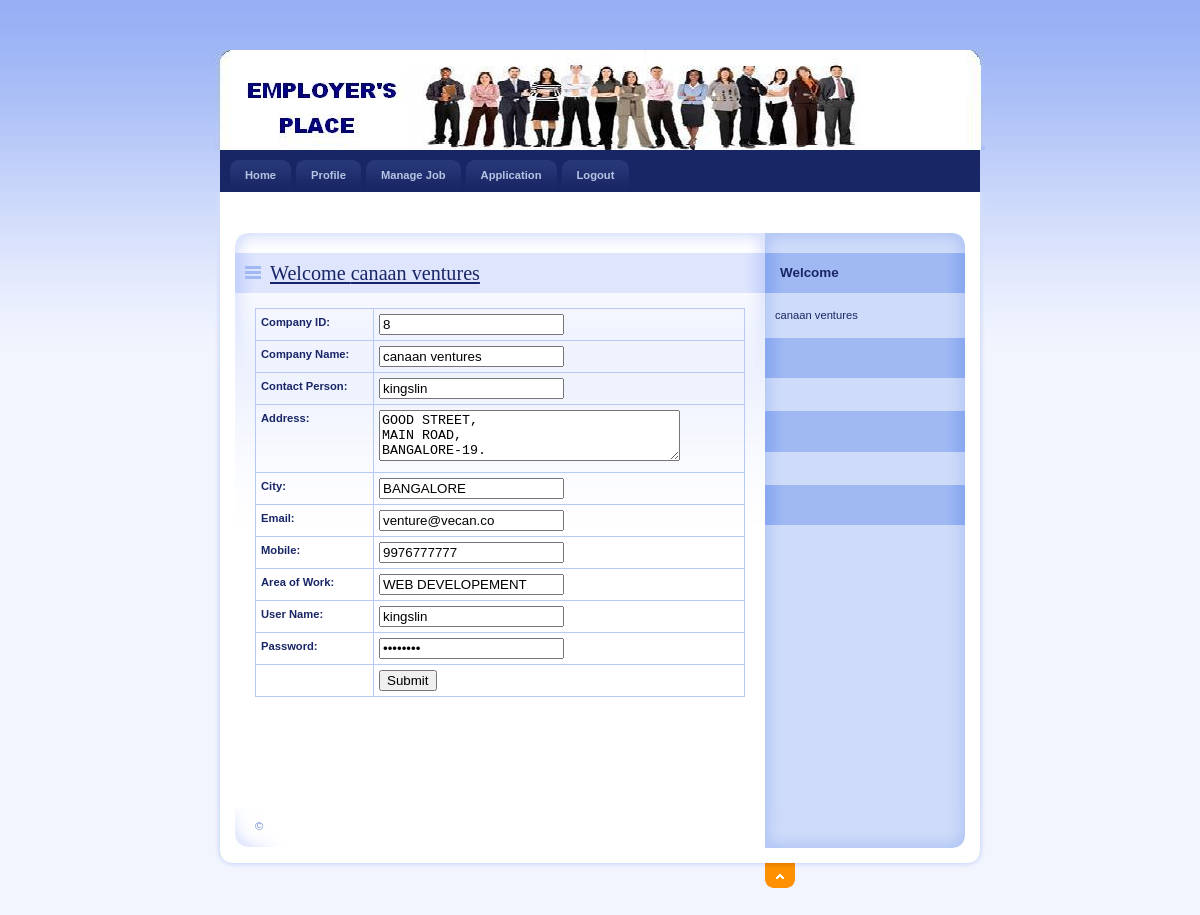
The app's page /Employer/EditProfile.php (signed in) with its own data.
### tables this page shows
CREATE TABLE `employer_reg` (
  `EmployerId` int(11) NOT NULL,
  `CompanyName` varchar(20) NOT NULL,
  `ContactPerson` varchar(20) NOT NULL,
  `Address` varchar(100) NOT NULL,
  `City` varchar(20) NOT NULL,
  `Email` varchar(40) NOT NULL,
  `Mobile` bigint(20) NOT NULL,
  `Area_Work` varchar(40) NOT NULL,
  `Status` varchar(10) NOT NULL,
  `UserName` varchar(20) NOT NULL,
  `Password` varchar(20) NOT NULL,
  `Question` varchar(100) NOT NULL,
  `Answer` varchar(50) NOT NULL
);

### Employer/EditProfile.php (the view, shortened to what this page needs)
<!DOCTYPE html PUBLIC "-//W3C//DTD XHTML 1.0 Strict//EN" "http://www.w3.org/TR/xhtml1/DTD/xhtml1-strict.dtd">
<html xmlns="http://www.w3.org/1999/xhtml" xml:lang="cs" lang="cs">
<head>
    <link rel="stylesheet" media="screen,projection" type="text/css" href="./css/main.css" />
    <link rel="stylesheet" media="print" type="text/css" href="./css/print.css" />
    <link rel="stylesheet" media="aural" type="text/css" href="./css/aural.css" />
    <link href="../SpryAssets/SpryValidationTextField.css" rel="stylesheet" type="text/css" />
    <link href="../SpryAssets/SpryValidationTextarea.css" rel="stylesheet" type="text/css" />
</head>
<body id="www-url-cz">
<div id="main" class="box">
<?php
include "Header.php"
?>
<?php
include "menu.php"
?>
    <div id="page" class="box">
    <div id="page-in" class="box">
        <div id="strip" class="box noprint">
            <p id="breadcrumbs">&nbsp;</p>
        </div>
        <div id="content">
            <div class="article">
                <h2><span><a href="#">Welcome <?php echo $_SESSION['Name'];?></a></span></h2>
               <?php
$ID=$_SESSION['ID'];
$con = mysql_connect("localhost","root");
$sql = "select * from Employer_Reg where EmployerId ='".$ID."'  ";
$result = mysql_query($sql,$con);
$row = mysql_fetch_array($result)
?>
<form method="post" action="UpdateProfile.php">
                <table width="100%" border="1" cellspacing="2" cellpadding="2">
                  <tr>
                    <td><strong>Company ID:</strong></td>
                    <td><span id="sprytextfield1">
                      <label>
                      <input name="txtId" type="text" id="txtId" value="<?php echo $row['EmployerId'];?>" />
                      </label>
                    <span class="textfieldRequiredMsg">A value is required.</span></span></td>
                  </tr>
                  <tr>
                    <td><strong>Company Name:</strong></td>
                    <td><span id="sprytextfield2">
                      <label>
                      <input name="txtName" type="text" id="txtName" value="<?php echo $row['CompanyName'];?>" />
                      </label>
                    <span class="textfieldRequiredMsg">A value is required.</span></span></td>
                  </tr>
                  <tr>
                    <td><strong>Contact Person:</strong></td>
                    <td><span id="sprytextfield3">
                      <label>
                      <input name="txtContact" type="text" id="txtContact" value="<?php echo $row['ContactPerson'];?>" />
                      </label>
                    <span class="textfieldRequiredMsg">A value is required.</span></span></td>
                  </tr>
                  <tr>
                    <td><strong>Address:</strong></td>
                    <td><span id="sprytextarea1">
                      <label>
                      <textarea name="txtAddress" id="txtAddress" cols="35" rows="3"><?php echo $row['Address'];?></textarea>
                      </label>
                    <span class="textareaRequiredMsg">A value is required.</span></span></td>
                  </tr>
                  <tr>
                    <td><strong>City:</strong></td>
                    <td><span id="sprytextfield4">
                      <label>
                      <input name="txtCity" type="text" id="txtCity" value="<?php echo $row['City'];?>" />
                      </label>
                    <span class="textfieldRequiredMsg">A value is required.</span></span></td>
                  </tr>
                  <tr>
                    <td><strong>Email:</strong></td>
                    <td><span id="sprytextfield5">
                      <label>
                      <input name="txtEmail" type="text" id="txtEmail" value="<?php echo $row['Email'];?>" />
                      </label>
                    <span class="textfieldRequiredMsg">A value is required.</span></span></td>
                  </tr>
                  <tr>
                    <td><strong>Mobile:</strong></td>
                    <td><span id="sprytextfield6">
                      <label>
                      <input name="txtMobile" type="text" id="txtMobile" value="<?php echo $row['Mobile'];?>" />
                      </label>
                    <span class="textfieldRequiredMsg">A value is required.</span></span></td>
                  </tr>
                  <tr>
                    <td><strong>Area of Work:</strong></td>
                    <td><span id="sprytextfield7">
                      <label>
                      <input name="txtArea" type="text" id="txtArea" value="<?php echo $row['Area_Work'];?>" />
                      </label>
                    <span class="textfieldRequiredMsg">A value is required.</span></span></td>
                  </tr>
                  <tr>
                    <td><strong>User Name:</strong></td>
                    <td><span id="sprytextfield8">
                      <label>
                      <input name="txtUser" type="text" id="txtUser" value="<?php echo $row['UserName'];?>" />
                      </label>
                    <span class="textfieldRequiredMsg">A value is required.</span></span></td>
                  </tr>
                  <tr>
                    <td><strong>Password:</strong></td>
                    <td><span id="sprytextfield9">
                      <label>
                      <input name="txtPassword" type="password" id="txtPassword" value="<?php echo $row['Password'];?>" />
                      </label>
                    <span class="textfieldRequiredMsg">A value is required.</span></span></td>
                  </tr>
                  <tr>
                    <td>&nbsp;</td>
                    <td><label>
                      <input type="submit" name="button" id="button" value="Submit" />
                    </label></td>
                  </tr>
                </table>
</form>
              <p>&nbsp;</p>
                <p class="btn-more box noprint">&nbsp;</p>
          </div>
        </div>
<?php
include "right.php"
?>
    </div>
    </div>
<?php
include "footer.php"
?>
</div>
</body>
</html>

### Employer/css/main.css (style rules this page uses)
* { min-height:1px; }
body { border:0; margin:0; padding:0; background:#F2F5FE url("../design/bg.gif") 0 0 repeat-x; font:70%/160% "verdana",sans-serif; color:#192666; _text-align:center; }
a { color:#192666; }
p { border:0; margin:15px 0; padding:0; }
div { display:block; border:0; margin:0; padding:0; }
h1, h2, h3, h4, h5 { border:0; margin:15px 0 10px 0; padding:0; font-weight:bold; }
h2 { font-size:180%; line-height:100%; font-family:"georgia",serif; font-weight:normal; }
table { display:table; border-collapse:collapse; margin:15px 0; padding:0; border:1px solid #B7CAF6; font-size:100%; }
tr { display:table-row; }
th, td { display: table-cell; border:1px solid #B7CAF6; margin:0; padding:5px; vertical-align:top; text-align:left; }
form { border:0; margin:0; padding:0; }
a, img, span { border:0; margin:0; padding:0; }
strong, .strong { font-weight:bold; }
.box { min-height:1px; _height:1px; }
.box:after { content:"."; display:block; line-height:0px; font-size:0px; visibility:hidden; clear:both; }
#main { width:770px; margin:50px auto 0 auto; _text-align:left; }
#page { width:770px; min-height:1px; background:#FFF url("../design/bg_page.gif") 0 0 repeat-y; _height:1px; }
#page-in { min-height:1px; padding:10px 0; background:url("../design/bg_page_in.jpg") 0 0 no-repeat; _height:1px; }
#strip { position:relative; clear:both; padding:3px 20px 10px 20px; color:#6182D1; }
#strip p { margin:0; }
#strip #breadcrumbs { width:520px; margin:0; padding:0; }
#content { float:left; width:530px; _width:550px; margin:0; padding:0 0 0 20px; }
#content .article { clear:both; margin:0; padding:20px; background:url("../design/content_article_bg.jpg") 0 0 no-repeat; }
#content .article h2 { margin:0 -20px; padding:10px; background:#DEE5FD url("../design/content_title_bg.gif") 0 0 repeat-y; color:#192666; }
#content .article h2 span { background:url("../design/ico_list.gif") 0 50% no-repeat; padding-left:25px; }
#content .article p { text-align:justify; }
#content .btn-more { margin:0 0 15px 0; padding:0; border:0; position:relative; }

### Employer/css/print.css (style rules this page uses)
body { border:0; margin:0; padding:0; font-size:12pt }
a { color:#000; text-decoration:none; }
h1, h2, h3 { page-break-after:avoid; page-break-inside:avoid; }
table { border-collapse: collapse; border-width:1px; border-style:solid; }
th, td { display:table-cell; border-width:1px; border-style:solid; }
.noprint { display:none; }

### Employer/css/aural.css (style rules this page uses)
body { voice-family:paul,male; volume:loud; speech-rate:slow; richness:90; stress:20; }
h1, h2, h3, h4, h5 { cue-before:url("ping.au"); }
p, table { pause:50ms; }
strong { pitch:medium; pitch-range:60; stress:90; richness:90; }

### records on screen
employer_reg: txtId "8", txtName "canaan ventures", txtContact "kingslin", txtAddress "GOOD STREET, MAIN ROAD, BANGALORE-19.", txtCity "BANGALORE", txtEmail "venture@vecan.co", txtMobile "9976777777", txtArea "WEB DEVELOPEMENT", txtUser "kingslin"

### other values on screen
$_SESSION['Name'] "canaan ventures"
